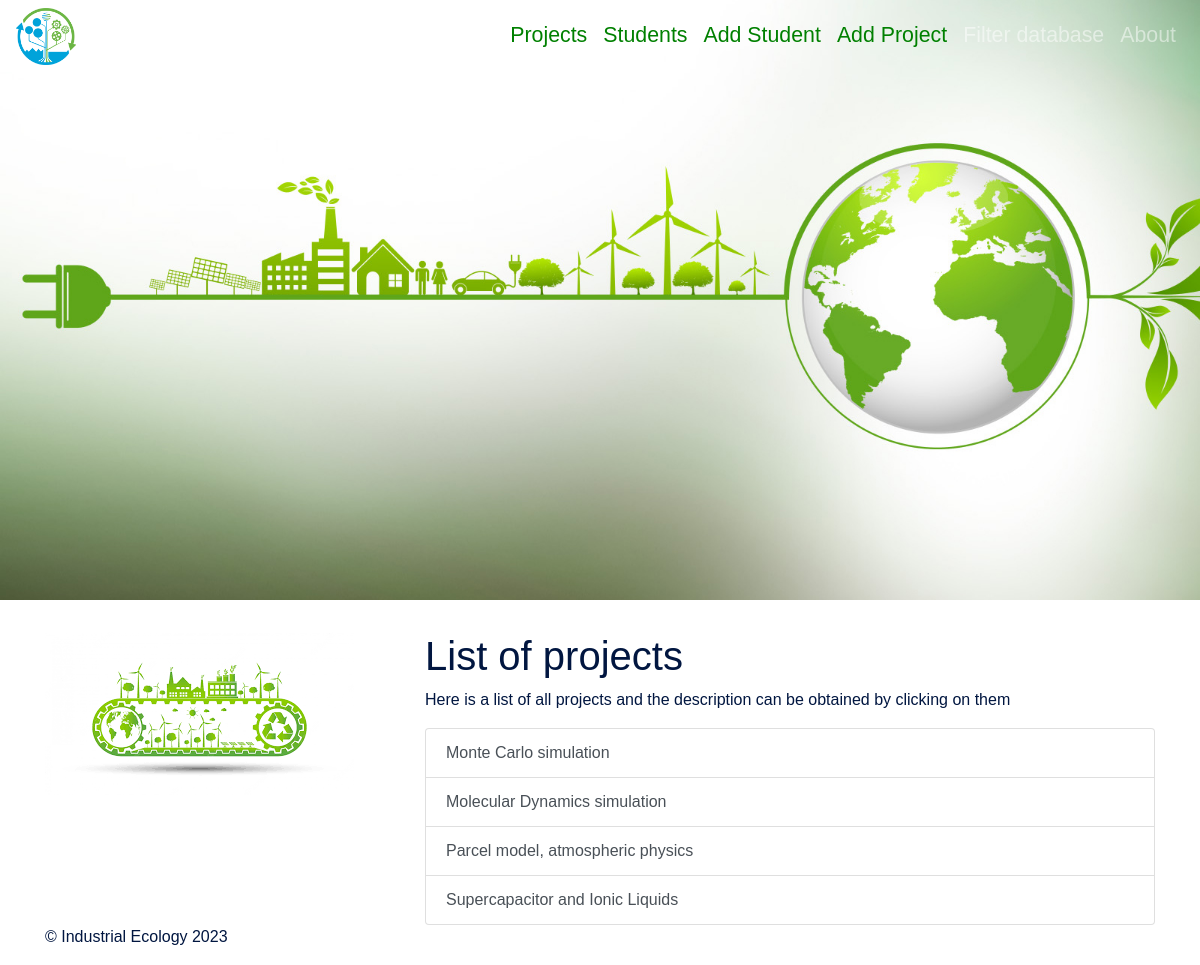
/projects/, run on the app's committed database.
### filter_db/models.py (models this page shows)
class Projects(models.Model):
    project_id = models.CharField(
        primary_key= True,
        unique = False,
        null = False,
        blank = False,
        max_length=50,
    )
    name = models.TextField(
        unique = False,
        null = False,
        blank = False,
        max_length=2000,
    )
    start_date = models.DateField()
    end_date = models.DateField()
    description = models.TextField(
        unique = False,
        null = False,
        blank = False,
        max_length=5000,
    )
    students = models.ManyToManyField(
        Student,
        related_name='students'
    )
    def __str__(self) -> str:
        return self.name

### filter_db/views.py (the view)
# urls.py: path('projects/',views.projects,name='projects'),
def projects(request):
    all_projects = models.Projects.objects.all()
    return render(request, 'projects.html', {'projects': all_projects} )

### filter_db/templates/projects.html (shortened to what this page needs)
{% extends 'base.html' %}
{% block content %}
<h1>List of projects</h1>
<p> Here is a list of all projects and the description can be obtained by clicking on them </p>
<ul class = "list-group">
        {% for project in projects %}
            <a class = "list-group-item list-group-item-action" href = "{% url 'project_detail' project.project_id %}">
                {{ project }}
            </a>
        {% endfor %}
</ul>
{% endblock content %}

### data on the page
Projects: name "Monte Carlo simulation"
Projects: name "Molecular Dynamics simulation"
Projects: name "Parcel model, atmospheric physics"
Projects: name "Supercapacitor and Ionic Liquids"
